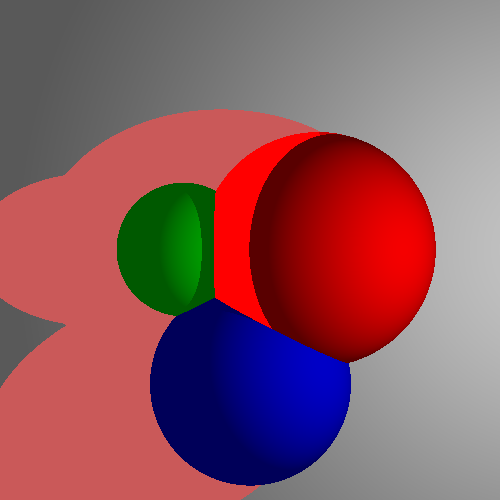

Recreate this plot in Python.
#
# To run this script, type 'python raytrace.py'
#
# Open source Ray Tracer: https://rheiland.github.io/raytrace/
#
#
from math import sqrt, pow, pi
from PIL import Image   # 3rd party module, not part of the Python standard library (try: "easy_install pil")


# Perhaps this is not the best named class; it really serves as just a 3-tuple most of the time. A mathematical
# vector would have a magnitude and direction. These are implicit by specifying a (x,y,z) 3-tuple (assumes relative
# to the origin (0,0,0).
class Vector( object ):
	def __init__(self,x,y,z):
		self.x = x
		self.y = y
		self.z = z

	def dot(self, b):  # vector dot product
		return self.x*b.x + self.y*b.y + self.z*b.z

	def cross(self, b):  # vector cross product
		return (self.y*b.z-self.z*b.y, self.z*b.x-self.x*b.z, self.x*b.y-self.y*b.x)

	def magnitude(self): # vector magnitude
		return sqrt(self.x**2+self.y**2+self.z**2)

	def normal(self): # compute a normalized (unit length) vector
		mag = self.magnitude()
		return Vector(self.x/mag,self.y/mag,self.z/mag)

	def toScaled(self, scale:float): # vector scaled
		return Vector(self.x * scale, self.y * scale, self.z * scale)

	# def directionalLight(self, color:Vector, strength:float, direction:Vector):
	# 	Light.__init__(self, color, strength)
	# 	self.direction = direction
        
		
		# Provide "overridden methods via the "__operation__" notation; allows you to do, for example, a+b, a-b, a*b
	def __add__(self, b):  # add another vector (b) to a given vector (self)
		return Vector(self.x + b.x, self.y+b.y, self.z+b.z)

	def __sub__(self, b):  # subtract another vector (b) from a given vector (self)
		return Vector(self.x-b.x, self.y-b.y, self.z-b.z)

	def __mul__(self, b):  # scalar multiplication of a given vector
		assert type(b) == float or type(b) == int
		return Vector(self.x*b, self.y*b, self.z*b)

class Sphere( object ):
	def __init__(self, center, radius, color):
		self.c = center
		self.r = radius
		self.col = color

	def intersection(self, l):
		q = l.d.dot(l.o - self.c)**2 - (l.o - self.c).dot(l.o - self.c) + self.r**2
		if q < 0:
			return Intersection( Vector(0,0,0), -1, Vector(0,0,0), self)
		else:
			d = -l.d.dot(l.o - self.c)
			d1 = d - sqrt(q)
			d2 = d + sqrt(q)
			if 0 < d1 and ( d1 < d2 or d2 < 0):
				return Intersection(l.o+l.d*d1, d1, self.normal(l.o+l.d*d1), self)
			elif 0 < d2 and ( d2 < d1 or d1 < 0):
				return Intersection(l.o+l.d*d2, d2, self.normal(l.o+l.d*d2), self)
			else:
				return Intersection( Vector(0,0,0), -1, Vector(0,0,0), self)

	def normal(self, b):
		return (b - self.c).normal()

class Plane( object ):
	def __init__(self, point, normal, color):
		self.n = normal
		self.p = point
		self.col = color

	def intersection(self, l):
		d = l.d.dot(self.n)
		if d == 0:
			return Intersection( Vector(0,0,0), -1, Vector(0,0,0), self)
		else:
			d = (self.p - l.o).dot(self.n) / d
			return Intersection(l.o+l.d*d, d, self.n, self)

class Ray( object ):
	def __init__(self, origin, direction):
		self.o = origin
		self.d = direction

class Intersection( object ):
	def __init__(self, point, distance, normal, obj):
		self.p = point
		self.d = distance
		self.n = normal
		self.obj = obj

class DirectionalLight():
	def __init__(self, color:Vector, strength:float, direction:Vector):
		Light.__init__(self, color, strength)
		self.direction = direction
		
	# def __sub__(self, b):  # subtract another vector (b) from a given vector (self)
	# 		return Vector(self.x-b.x, self.y-b.y, self.z-b.z)

class Light:
	def __init__(self, color:Vector, strength:float):
		self.color = color
		self.strength = strength

class Point3D:
    def __init__(self, x:float, y:float, z:float):
       self.vector = Vector(x,y,z)

    def fromVector(vector:Vector):
        return Point3D(vector.x, vector.y, vector.z)

    def distance(self, other):
        vectorDifference = self.minus(other)
        return vectorDifference.length()

    def minus(self, other):
        return self.vector.minus(other.vector)

def testRay(ray, objects, ignore=None):
	intersect = Intersection( Vector(0,0,0), -1, Vector(0,0,0), None)

	for obj in objects:
		if obj is not ignore:
			currentIntersect = obj.intersection(ray)
			if currentIntersect.d > 0 and intersect.d < 0:
				intersect = currentIntersect
			elif 0 < currentIntersect.d < intersect.d:
				intersect = currentIntersect
	return intersect

def trace(ray, objects, light, maxRecur):
	if maxRecur < 0:
		return (0,0,0)
	intersect = testRay(ray, objects)

	#diffuse
	diffuse = Vector(0,0,0)
	lightDiffuse = Vector(0,0,0)
	toLight = light.direction.toScaled(-1)
	normal = toLight.normal()
	product = toLight.dot(normal)
	if product < 0:	
		product = 0
	lightDiffuse = light.color.toScaled(product)
	diffuse = diffuse.__add__(lightDiffuse)
	# diffuse = .03

	color = AMBIENT.__add__(diffuse)

	if intersect.d == -1:
		col = Vector(color,color,color)
	elif intersect.n.dot(light - intersect.p) < 0:
		col = intersect.obj.col * (color)
	else:
		lightRay = Ray(intersect.p, (light-intersect.p).normal())
		if testRay(lightRay, objects, intersect.obj).d == -1:
			lightIntensity = 1000.0/(4*pi*(light-intersect.p).magnitude()**2)
			col = intersect.obj.col * max(intersect.n.normal().dot((light - intersect.p).normal()*lightIntensity), color)
		else:

			col = intersect.obj.col * color
	return col

def gammaCorrection(color,factor):
	return (int(pow(color.x/255.0,factor)*255),
			int(pow(color.y/255.0,factor)*255),
			int(pow(color.z/255.0,factor)*255))

AMBIENT = 0.05
GAMMA_CORRECTION = 1/2.2

objs = []   # create an empty Python "list"
# Put 4 objects into the list: 3 spheres and a plane (rf. class __init__ methods for parameters)
objs.append(Sphere( Vector(-2,0,-10), 2.0, Vector(0,255,0)))   # center, radius, color(=RGB)
objs.append(Sphere( Vector(2,0,-10),  3.5, Vector(255,0,0)))
objs.append(Sphere( Vector(0,-4,-10), 3.0, Vector(0,0,255)))
objs.append(Plane( Vector(0,0,-12), Vector(0,0,1), Vector(255,255,255)))  # point, normal, color

lightSource = Vector(10,0,0) #light position

lightColor = Vector(0,0,255)

light = DirectionalLight(lightColor, 1, lightSource)
# light = directionalLight(lightColor, 1, lightSource)

img = Image.new("RGB",(500,500))
cameraPos = Vector(0,0,20)
for x in range(500):  # loop over all x values for our image
	print(x)   # provide some feedback to the user about our progress
	for y in range(500):  # loop over all y values
		ray = Ray( cameraPos, (Vector(x/50.0-5,y/50.0-5,0)-cameraPos).normal())
		col = trace(ray, objs, light, 10)
		img.putpixel((x,499-y),gammaCorrection(col,GAMMA_CORRECTION))
img.save("trace.png","PNG")  # save the image as a .png (or "BMP", but it produces a much larger file)